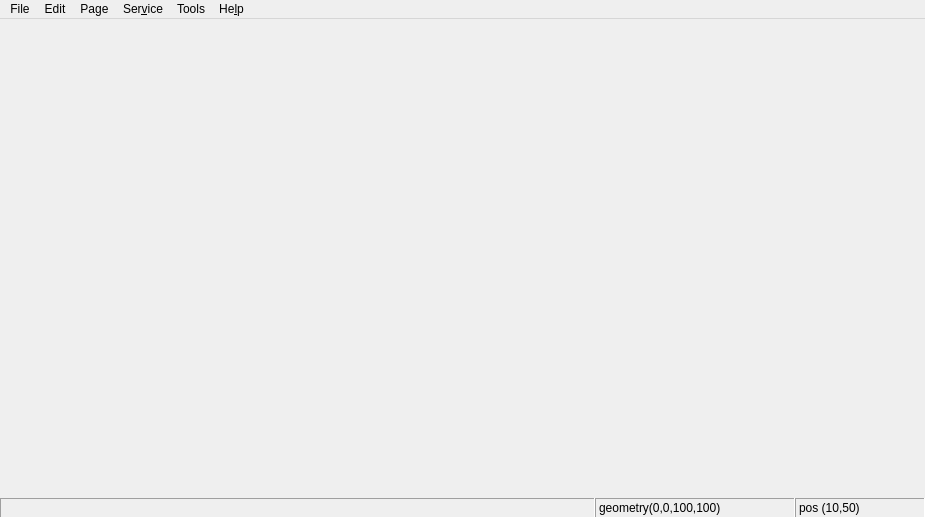
<?xml version="1.0" encoding="UTF-8"?>
<ui version="4.0">
 <class>MainWindow</class>
 <widget class="QMainWindow" name="MainWindow">
  <property name="geometry">
   <rect>
    <x>0</x>
    <y>0</y>
    <width>925</width>
    <height>518</height>
   </rect>
  </property>
  <property name="windowTitle">
   <string>MainWindow</string>
  </property>
  <property name="windowIcon">
   <iconset resource="designerCore.qrc">
    <normaloff>:/images/logo.svg</normaloff>:/images/logo.svg</iconset>
  </property>
  <widget class="QWidget" name="centralWidget">
   <layout class="QVBoxLayout" name="verticalLayout">
    <property name="spacing">
     <number>0</number>
    </property>
    <property name="leftMargin">
     <number>0</number>
    </property>
    <property name="topMargin">
     <number>0</number>
    </property>
    <property name="rightMargin">
     <number>0</number>
    </property>
    <property name="bottomMargin">
     <number>0</number>
    </property>
    <item>
     <layout class="QVBoxLayout" name="contextLayout">
      <item>
       <widget class="FancyTabWidget" name="tabs" native="true"/>
      </item>
     </layout>
    </item>
    <item>
     <widget class="QWidget" name="statusBar" native="true">
      <property name="sizePolicy">
       <sizepolicy hsizetype="Preferred" vsizetype="Fixed">
        <horstretch>0</horstretch>
        <verstretch>0</verstretch>
       </sizepolicy>
      </property>
      <property name="minimumSize">
       <size>
        <width>0</width>
        <height>20</height>
       </size>
      </property>
      <property name="maximumSize">
       <size>
        <width>16777215</width>
        <height>20</height>
       </size>
      </property>
      <layout class="QHBoxLayout" name="horizontalLayout">
       <property name="spacing">
        <number>0</number>
       </property>
       <property name="leftMargin">
        <number>0</number>
       </property>
       <property name="topMargin">
        <number>0</number>
       </property>
       <property name="rightMargin">
        <number>0</number>
       </property>
       <property name="bottomMargin">
        <number>0</number>
       </property>
       <item>
        <widget class="QWidget" name="widget" native="true">
         <layout class="QVBoxLayout" name="verticalLayout_2">
          <property name="spacing">
           <number>0</number>
          </property>
          <property name="leftMargin">
           <number>0</number>
          </property>
          <property name="topMargin">
           <number>0</number>
          </property>
          <property name="rightMargin">
           <number>0</number>
          </property>
          <property name="bottomMargin">
           <number>0</number>
          </property>
          <item>
           <widget class="MessageWidget" name="message">
            <property name="sizePolicy">
             <sizepolicy hsizetype="Ignored" vsizetype="Preferred">
              <horstretch>0</horstretch>
              <verstretch>0</verstretch>
             </sizepolicy>
            </property>
            <property name="autoFillBackground">
             <bool>false</bool>
            </property>
            <property name="frameShape">
             <enum>QFrame::Panel</enum>
            </property>
            <property name="frameShadow">
             <enum>QFrame::Sunken</enum>
            </property>
           </widget>
          </item>
          <item>
           <spacer name="horizontalSpacer">
            <property name="orientation">
             <enum>Qt::Horizontal</enum>
            </property>
            <property name="sizeHint" stdset="0">
             <size>
              <width>592</width>
              <height>0</height>
             </size>
            </property>
           </spacer>
          </item>
         </layout>
        </widget>
       </item>
       <item>
        <widget class="QLabel" name="geometryLabel">
         <property name="sizePolicy">
          <sizepolicy hsizetype="Minimum" vsizetype="Preferred">
           <horstretch>0</horstretch>
           <verstretch>0</verstretch>
          </sizepolicy>
         </property>
         <property name="minimumSize">
          <size>
           <width>200</width>
           <height>0</height>
          </size>
         </property>
         <property name="frameShape">
          <enum>QFrame::Panel</enum>
         </property>
         <property name="frameShadow">
          <enum>QFrame::Sunken</enum>
         </property>
         <property name="text">
          <string>geometry(0,0,100,100)</string>
         </property>
        </widget>
       </item>
       <item>
        <widget class="QLabel" name="coordinateLabel">
         <property name="enabled">
          <bool>true</bool>
         </property>
         <property name="minimumSize">
          <size>
           <width>130</width>
           <height>0</height>
          </size>
         </property>
         <property name="frameShape">
          <enum>QFrame::Panel</enum>
         </property>
         <property name="frameShadow">
          <enum>QFrame::Sunken</enum>
         </property>
         <property name="text">
          <string>pos (10,50)</string>
         </property>
        </widget>
       </item>
      </layout>
     </widget>
    </item>
   </layout>
  </widget>
  <widget class="QMenuBar" name="menuBar">
   <property name="geometry">
    <rect>
     <x>0</x>
     <y>0</y>
     <width>925</width>
     <height>25</height>
    </rect>
   </property>
   <widget class="QMenu" name="menuReport">
    <property name="title">
     <string>File</string>
    </property>
    <addaction name="separator"/>
    <addaction name="separator"/>
    <addaction name="separator"/>
    <addaction name="actionQuit"/>
   </widget>
   <widget class="QMenu" name="menuEdit">
    <property name="enabled">
     <bool>true</bool>
    </property>
    <property name="title">
     <string>Edit</string>
    </property>
    <addaction name="separator"/>
    <addaction name="actionCut"/>
    <addaction name="actionCopy"/>
    <addaction name="actionPaste"/>
    <addaction name="actionDelete"/>
    <addaction name="separator"/>
   </widget>
   <widget class="QMenu" name="menuPage">
    <property name="title">
     <string>Page</string>
    </property>
    <addaction name="separator"/>
   </widget>
   <widget class="QMenu" name="menuService">
    <property name="enabled">
     <bool>true</bool>
    </property>
    <property name="title">
     <string>Ser&amp;vice</string>
    </property>
    <addaction name="actionRender"/>
    <addaction name="actionRenderStop"/>
   </widget>
   <widget class="QMenu" name="menuTools">
    <property name="enabled">
     <bool>true</bool>
    </property>
    <property name="title">
     <string>Tools</string>
    </property>
    <addaction name="separator"/>
    <addaction name="actionOptions"/>
   </widget>
   <widget class="QMenu" name="menuHelp">
    <property name="title">
     <string>He&amp;lp</string>
    </property>
    <addaction name="actionAbout"/>
   </widget>
   <addaction name="menuReport"/>
   <addaction name="menuEdit"/>
   <addaction name="menuPage"/>
   <addaction name="menuService"/>
   <addaction name="menuTools"/>
   <addaction name="menuHelp"/>
  </widget>
  <action name="actionQuit">
   <property name="enabled">
    <bool>true</bool>
   </property>
   <property name="icon">
    <iconset resource="designerCore.qrc">
     <normaloff>:/images/application_exit.png</normaloff>:/images/application_exit.png</iconset>
   </property>
   <property name="text">
    <string>&amp;Quit</string>
   </property>
   <property name="shortcut">
    <string>Ctrl+Q</string>
   </property>
  </action>
  <action name="actionUndo">
   <property name="enabled">
    <bool>true</bool>
   </property>
   <property name="text">
    <string>Undo</string>
   </property>
  </action>
  <action name="actionRedo">
   <property name="enabled">
    <bool>true</bool>
   </property>
   <property name="text">
    <string>Redo</string>
   </property>
  </action>
  <action name="actionCopy">
   <property name="enabled">
    <bool>true</bool>
   </property>
   <property name="icon">
    <iconset resource="designerCore.qrc">
     <normaloff>:/images/copy.png</normaloff>:/images/copy.png</iconset>
   </property>
   <property name="text">
    <string>C&amp;opy</string>
   </property>
   <property name="shortcut">
    <string>Ctrl+C</string>
   </property>
  </action>
  <action name="actionCut">
   <property name="icon">
    <iconset resource="designerCore.qrc">
     <normaloff>:/images/cut.png</normaloff>:/images/cut.png</iconset>
   </property>
   <property name="text">
    <string>&amp;Cut</string>
   </property>
   <property name="shortcut">
    <string>Ctrl+X</string>
   </property>
  </action>
  <action name="actionPaste">
   <property name="icon">
    <iconset resource="designerCore.qrc">
     <normaloff>:/images/paste.png</normaloff>:/images/paste.png</iconset>
   </property>
   <property name="text">
    <string>&amp;Paste</string>
   </property>
   <property name="shortcut">
    <string>Ctrl+V</string>
   </property>
  </action>
  <action name="actionDelete">
   <property name="text">
    <string>&amp;Delete</string>
   </property>
  </action>
  <action name="actionNew_Page">
   <property name="text">
    <string>New Page</string>
   </property>
  </action>
  <action name="actionMagnets">
   <property name="text">
    <string>Magnets</string>
   </property>
  </action>
  <action name="actionRender">
   <property name="icon">
    <iconset resource="designerCore.qrc">
     <normaloff>:/images/media-playback-start.png</normaloff>:/images/media-playback-start.png</iconset>
   </property>
   <property name="text">
    <string>&amp;Render</string>
   </property>
   <property name="toolTip">
    <string>Run Renderer</string>
   </property>
   <property name="shortcut">
    <string>F5</string>
   </property>
   <property name="shortcutContext">
    <enum>Qt::ApplicationShortcut</enum>
   </property>
  </action>
  <action name="actionRenderStop">
   <property name="icon">
    <iconset resource="designerCore.qrc">
     <normaloff>:/images/application_exit.png</normaloff>:/images/application_exit.png</iconset>
   </property>
   <property name="text">
    <string>r&amp;enderStop</string>
   </property>
  </action>
  <action name="actionAbout">
   <property name="icon">
    <iconset resource="designerCore.qrc">
     <normaloff>:/images/dialog-information.png</normaloff>:/images/dialog-information.png</iconset>
   </property>
   <property name="text">
    <string>&amp;About CuteReport</string>
   </property>
  </action>
  <action name="actionOptions">
   <property name="icon">
    <iconset resource="designerCore.qrc">
     <normaloff>:/images/run-build.png</normaloff>:/images/run-build.png</iconset>
   </property>
   <property name="text">
    <string>&amp;Options...</string>
   </property>
  </action>
  <action name="actionExport">
   <property name="text">
    <string>Export...</string>
   </property>
  </action>
  <action name="actionTest">
   <property name="text">
    <string>test</string>
   </property>
  </action>
 </widget>
 <layoutdefault spacing="6" margin="11"/>
 <customwidgets>
  <customwidget>
   <class>FancyTabWidget</class>
   <extends>QWidget</extends>
   <header location="global">fancytabs.h</header>
   <container>1</container>
  </customwidget>
  <customwidget>
   <class>MessageWidget</class>
   <extends>QFrame</extends>
   <header>messagewidget.h</header>
   <container>1</container>
  </customwidget>
 </customwidgets>
 <resources>
  <include location="designerCore.qrc"/>
 </resources>
 <connections/>
</ui>
